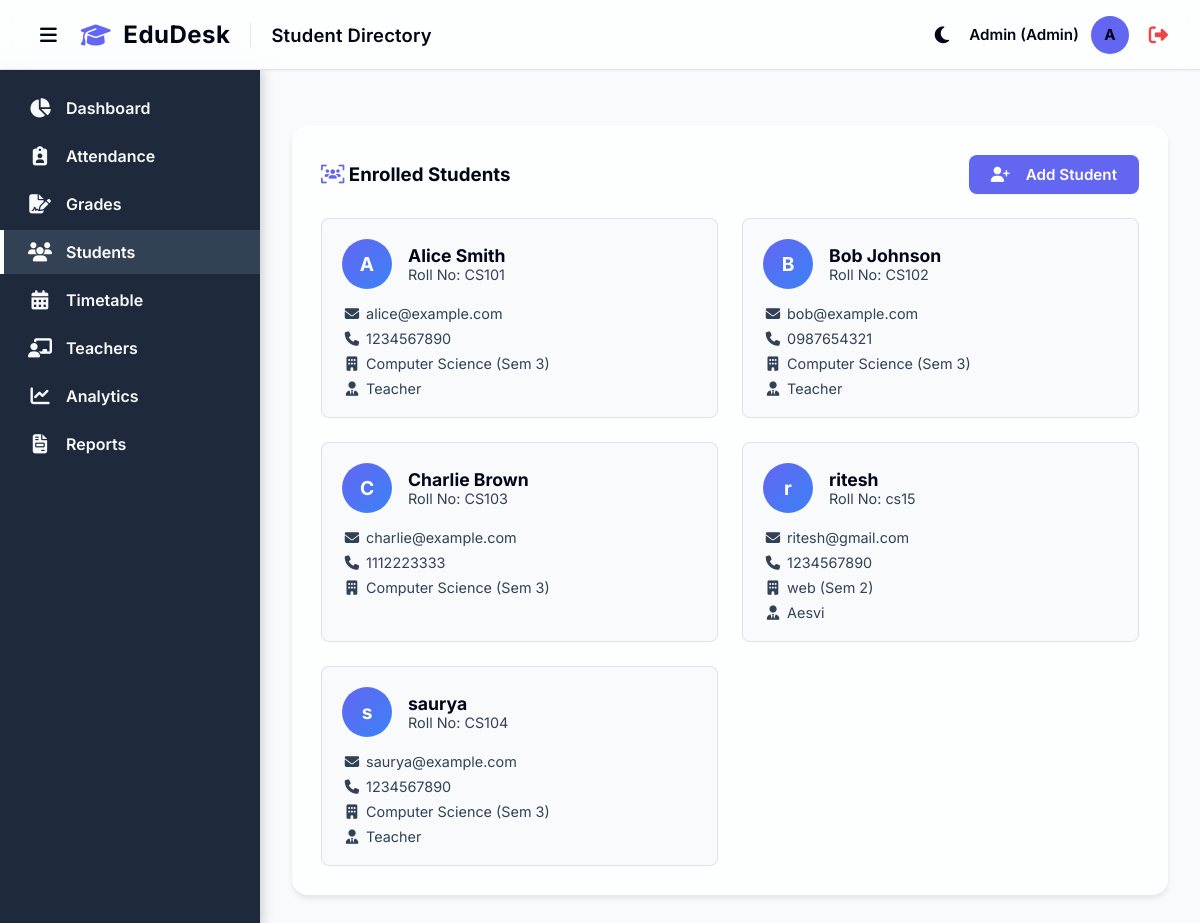
Page /students (signed in) on the earlier database version.
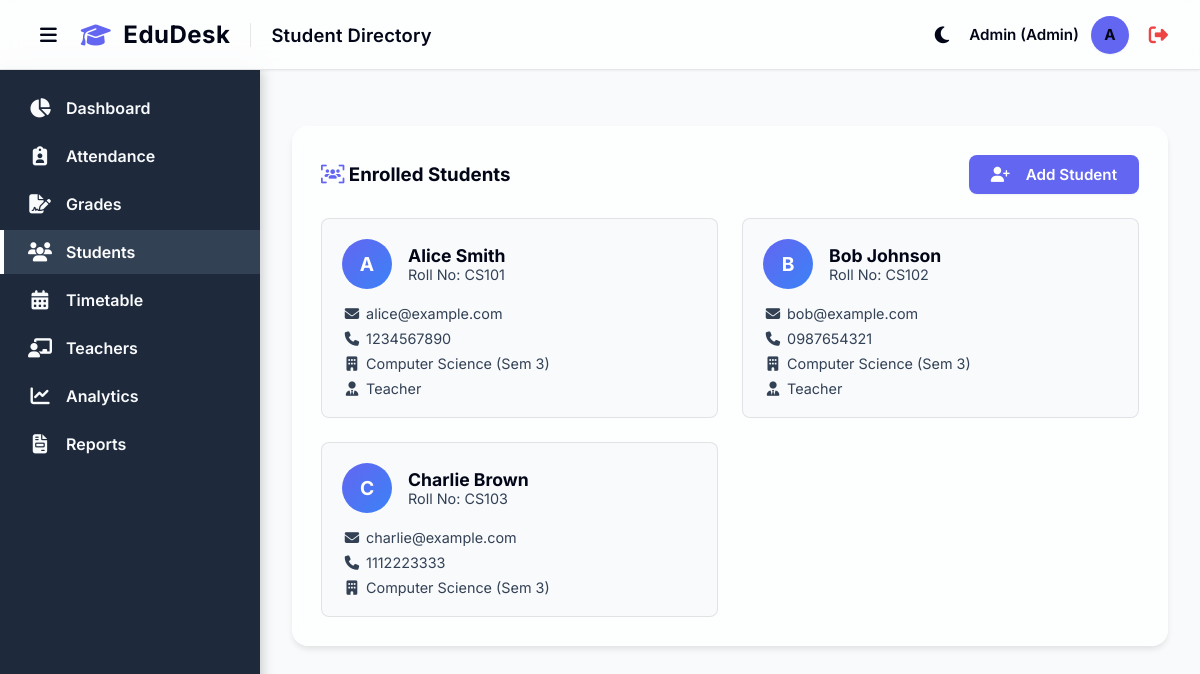
Same page on the later database version.
### models.py (models this page shows)
class User(UserMixin, db.Model):
    id = db.Column(db.Integer, primary_key=True)
    name = db.Column(db.String(100), nullable=False)
    email = db.Column(db.String(120), unique=True, nullable=False)
    password_hash = db.Column(db.String(256), nullable=False)
    role = db.Column(db.String(20), nullable=False, default='Teacher') # 'Admin' or 'Teacher'
    subject_id = db.Column(db.Integer, db.ForeignKey('subject.id'), nullable=True)
    subject = db.relationship('Subject', foreign_keys=[subject_id], backref='users_as_teachers')

class Student(db.Model):
    id = db.Column(db.Integer, primary_key=True)
    roll_number = db.Column(db.String(20), unique=True, nullable=False)
    name = db.Column(db.String(100), nullable=False)
    email = db.Column(db.String(120), unique=True, nullable=True)
    phone = db.Column(db.String(20), nullable=True)
    department = db.Column(db.String(50), nullable=True)
    semester = db.Column(db.Integer, nullable=True)
    batch = db.Column(db.String(50), nullable=True)
    teacher_id = db.Column(db.Integer, db.ForeignKey('user.id'), nullable=True)
    teacher = db.relationship('User', backref='students')
    attendances = db.relationship('Attendance', backref='student', lazy=True)
    grades = db.relationship('Grade', backref='student', lazy=True)

### app.py (the view)
@app.route('/students')
@login_required
def students():
    if current_user.role == 'Admin':
        all_students = Student.query.all()
        teachers = User.query.filter_by(role='Teacher').all()
    else:
        all_students = Student.query.filter_by(teacher_id=current_user.id).all()
        teachers = []
    return render_template('students.html', students=all_students, teachers=teachers)

### app.py (called while the page is built)
@login_manager.user_loader
def load_user(user_id):
    return User.query.get(int(user_id))

### templates/students.html (shortened to what this page needs)
{% extends 'base.html' %}
{% block page_title %}Student Directory{% endblock %}
{% block content %}
<div class="card">
    <div style="display: flex; justify-content: space-between; align-items: center; margin-bottom: 24px;">
        <h3><i class="fa-solid fa-users-viewfinder" style="color: var(--primary-color);"></i> Enrolled Students</h3>
        <button class="btn btn-primary" onclick="document.getElementById('addStudentForm').style.display='block'"><i class="fa-solid fa-user-plus" style="margin-right: 8px;"></i> Add Student</button>
    </div>
    <div style="display: grid; grid-template-columns: repeat(auto-fill, minmax(300px, 1fr)); gap: 24px;">
        {% for student in students %}
        <div style="border: 1px solid var(--border-color); border-radius: 8px; padding: 20px; transition: var(--transition); background: var(--bg-color);" onmouseover="this.style.boxShadow='var(--shadow-md)'; this.style.transform='translateY(-2px)';" onmouseout="this.style.boxShadow='none'; this.style.transform='none';">
            <div style="display: flex; align-items: center; gap: 16px; margin-bottom: 16px;">
                <div style="width: 50px; height: 50px; border-radius: 50%; background: linear-gradient(135deg, var(--primary-color) 0%, #3b82f6 100%); color: white; display: flex; justify-content: center; align-items: center; font-size: 1.2rem; font-weight: bold;">
                    {{ student.name[0] }}
                </div>
                <div>
                    <h4 style="margin: 0; font-size: 1.1rem; color: var(--text-main);">{{ student.name }}</h4>
                    <p style="margin: 0; color: var(--text-muted); font-size: 0.9rem;">Roll No: {{ student.roll_number }}</p>
                </div>
            </div>
            <div style="font-size: 0.9rem; color: var(--text-muted); display: grid; gap: 8px;">
                <div><i class="fa-solid fa-envelope" style="width: 20px; text-align: center;"></i> {{ student.email }}</div>
                <div><i class="fa-solid fa-phone" style="width: 20px; text-align: center;"></i> {{ student.phone }}</div>
                <div><i class="fa-solid fa-building" style="width: 20px; text-align: center;"></i> {{ student.department }} (Sem {{ student.semester }})</div>
                {% if student.teacher %}
                <div><i class="fa-solid fa-user-tie" style="width: 20px; text-align: center;"></i> {{ student.teacher.name }}</div>
                {% endif %}
            </div>
        </div>
        {% else %}
        <p style="color: var(--text-muted); grid-column: 1 / -1; text-align: center;">No students found in the database.</p>
        {% endfor %}
    </div>
</div>
{% endblock %}

### templates/base.html (shortened to what this page needs)
<!DOCTYPE html>
<html lang="en">
<head>
    <link rel="stylesheet" href="https://cdnjs.cloudflare.com/ajax/libs/font-awesome/6.4.0/css/all.min.css">
    <link rel="stylesheet" href="{{ url_for('static', filename='css/style.css') }}">
</head>
<body>
    <header class="topbar">
        <div style="display: flex; align-items: center; gap: 16px;">
            <button id="sidebarToggle" class="btn btn-theme-toggle" aria-label="Toggle Sidebar"
                style="background: transparent; border: none; color: var(--text-main); font-size: 1.2rem; cursor: pointer; display: flex; align-items: center; padding: 4px 8px;">
                <i class="fa-solid fa-bars"></i>
            </button>
            <div class="brand-header"
                style="display: flex; align-items: center; gap: 12px; font-size: 1.5rem; font-weight: 700; color: var(--text-main); letter-spacing: 0.5px;">
                <i class="fa-solid fa-graduation-cap" style="color: var(--primary-color);"></i>
                <span>EduDesk</span>
            </div>
            <h1 class="page-title" style="margin: 0;">{% block page_title %}Dashboard{% endblock %}</h1>
        </div>
        <div class="user-profile" style="display: flex; align-items: center; gap: 12px;">
            <button id="themeToggle" class="btn btn-theme-toggle" aria-label="Toggle Theme"
                style="background: transparent; border: none; color: var(--text-main); font-size: 1.2rem; cursor: pointer; display: flex; align-items: center; padding: 4px 8px;">
                <i class="fa-solid fa-moon"></i>
            </button>
            <span>{{ current_user.name }} ({{ current_user.role }})</span>
            <div class="avatar">{{ current_user.name[0] | upper if current_user.name else 'U' }}</div>
            <a href="{{ url_for('logout') }}" title="Logout"
                style="color: #ef4444; font-size: 1.2rem; margin-left: 8px;"><i
                    class="fa-solid fa-right-from-bracket"></i></a>
        </div>
    </header>
    <div class="layout-wrapper" style="display: flex; flex: 1;">
        <aside class="sidebar">
            <ul class="nav-links" style="padding-top: 16px;">
                <li class="nav-item">
                    <a href="{{ url_for('dashboard') }}"
                        class="nav-link {% if request.endpoint == 'dashboard' %}active{% endif %}">
                        <i class="fa-solid fa-chart-pie"></i>
                        <span>Dashboard</span>
                    </a>
                </li>
                <li class="nav-item">
                    <a href="{{ url_for('attendance') }}"
                        class="nav-link {% if request.endpoint == 'attendance' %}active{% endif %}">
                        <i class="fa-solid fa-clipboard-user"></i>
                        <span>Attendance</span>
                    </a>
                </li>
                <li class="nav-item">
                    <a href="{{ url_for('grades') }}"
                        class="nav-link {% if request.endpoint == 'grades' %}active{% endif %}">
                        <i class="fa-solid fa-file-signature"></i>
                        <span>Grades</span>
                    </a>
                </li>
                <li class="nav-item">
                    <a href="{{ url_for('students') }}"
                        class="nav-link {% if request.endpoint == 'students' %}active{% endif %}">
                        <i class="fa-solid fa-users"></i>
                        <span>Students</span>
                    </a>
                </li>
                <li class="nav-item">
                    <a href="{{ url_for('timetable') }}"
                        class="nav-link {% if request.endpoint == 'timetable' %}active{% endif %}">
                        <i class="fa-solid fa-calendar-days"></i>
                        <span>Timetable</span>
                    </a>
                </li>
                {% if current_user.role == 'Admin' %}
                <li class="nav-item">
                    <a href="{{ url_for('teachers') }}"
                        class="nav-link {% if request.endpoint == 'teachers' %}active{% endif %}">
                        <i class="fa-solid fa-chalkboard-user"></i>
                        <span>Teachers</span>
                    </a>
                </li>
                {% endif %}
                <li class="nav-item">
                    <a href="{{ url_for('analytics') }}"
                        class="nav-link {% if request.endpoint == 'analytics' %}active{% endif %}">
                        <i class="fa-solid fa-chart-line"></i>
                        <span>Analytics</span>
                    </a>
                </li>
                <li class="nav-item">
                    <a href="{{ url_for('reports') }}"
                        class="nav-link {% if request.endpoint == 'reports' %}active{% endif %}">
                        <i class="fa-solid fa-file-invoice"></i>
                        <span>Reports</span>
                    </a>
                </li>
            </ul>
        </aside>
        <main class="main-content">
            <div class="content-wrapper">
                {% block content %}
                {% endblock %}
            </div>
        </main>
    </div>
</body>
</html>

### static/css/style.css (style rules this page uses)
:root { --primary-color: #6366f1; --primary-hover: #4f46e5; --secondary-color: #64748b; --bg-color: #f8fafc; --sidebar-bg: #1e293b; --sidebar-text: #f8fafc; --sidebar-hover: #334155; --sidebar-active-text: #ffffff; --card-bg: rgba(255, 255, 255, 0.7); --card-border: rgba(255, 255, 255, 0.5); --text-main: #020617; --text-muted: #334155; --border-color: rgba(15, 23, 42, 0.1); --shadow-sm: 0 1px 2px rgba(0, 0, 0, 0.05); --shadow-md: 0 4px 6px -1px rgba(0, 0, 0, 0.1); --shadow-lg: 0 10px 15px -3px rgba(0, 0, 0, 0.1); --shadow-float: 0 20px 25px -5px rgba(0, 0, 0, 0.15); --transition: all 0.3s cubic-bezier(0.25, 0.8, 0.25, 1); }
* { margin: 0; padding: 0; box-sizing: border-box; font-family: 'Inter', 'Segoe UI', system-ui, -apple-system, sans-serif; -webkit-font-smoothing: antialiased; -moz-osx-font-smoothing: grayscale; }
body { background-color: var(--bg-color); color: var(--text-main); display: flex; flex-direction: column; min-height: 100vh; }
.sidebar { width: 260px; background-color: var(--sidebar-bg); color: var(--sidebar-text); display: flex; flex-direction: column; box-shadow: 2px 0 12px rgba(0, 0, 0, 0.2); z-index: 10; }
.nav-links { list-style: none; padding: 24px 0; flex: 1; }
.nav-item { margin-bottom: 4px; }
.nav-link { display: flex; align-items: center; padding: 12px 24px; color: var(--sidebar-text); text-decoration: none; font-weight: 600; transition: var(--transition); gap: 14px; border-left: 4px solid transparent; }
.nav-link.active { background-color: var(--sidebar-hover); border-left-color: var(--sidebar-active-text); color: var(--sidebar-active-text); }
.nav-link i { font-size: 1.2rem; width: 24px; text-align: center; }
.main-content { flex: 1; display: flex; flex-direction: column; overflow-y: auto; }
.topbar { height: 70px; background-color: var(--card-bg); backdrop-filter: blur(12px); -webkit-backdrop-filter: blur(12px); display: flex; align-items: center; justify-content: space-between; padding: 0 32px; box-shadow: var(--shadow-sm); border-bottom: 1px solid var(--border-color); z-index: 50; position: sticky; top: 0; }
.page-title { font-size: 1.15rem; font-weight: 600; color: var(--text-main); letter-spacing: 0.2px; }
.user-profile { display: flex; align-items: center; gap: 12px; font-size: 0.95rem; font-weight: 600; color: var(--text-main); }
.avatar { width: 38px; height: 38px; border-radius: 50%; background-color: var(--primary-color); color: dark; display: flex; align-items: center; justify-content: center; font-weight: bold; box-shadow: var(--shadow-sm); }
.content-wrapper { padding: 32px; }
.card { background-color: var(--card-bg); backdrop-filter: blur(12px); -webkit-backdrop-filter: blur(12px); border-radius: 16px; padding: 28px; box-shadow: var(--shadow-md); border: 1px solid var(--card-border); transition: var(--transition); color: var(--text-main); }
.btn { display: inline-flex; align-items: center; justify-content: center; padding: 10px 22px; border-radius: 8px; font-weight: 600; cursor: pointer; border: none; transition: var(--transition); text-decoration: none; font-size: 0.95rem; gap: 8px; }
.btn-primary { background-color: var(--primary-color); color: #ffffff; box-shadow: var(--shadow-sm); }

Differences in the rows shown:
removed Student: name "r", name "ritesh", roll_number "cs15", email "ritesh@gmail.com", phone "1234567890", department "web", semester "2", teacher.name "Aesvi"
removed Student: name "s", name "saurya", roll_number "CS104", email "saurya@example.com", phone "1234567890", department "Computer Science", semester "3", teacher.name "Teacher"
